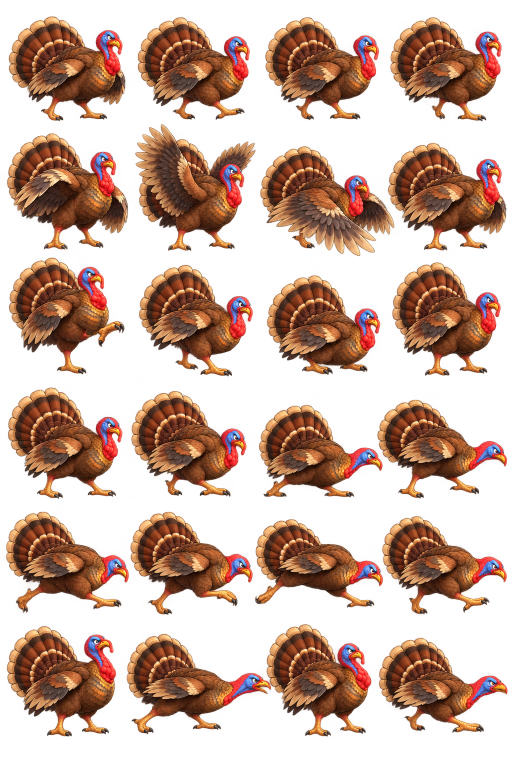
#> input picture art-recovery/turkey-original.png, 1024 x 1536 px, found by its file name (shown at 1/2 size)
$ python recut_turkey_original.py
#> lines starting #> are read from the running program, lines starting #| are printed output that depends on the picture
from pathlib import Path
from PIL import Image, ImageDraw
from scipy import ndimage
import numpy as np,json,hashlib
root=Path('/workspace/sites/poultry-yard-lab')
src=root/'art-recovery/turkey-original.png';out=root/'assets/birds-v2';out.mkdir(parents=True,exist_ok=True)
im=Image.open(src).convert('RGBA');a=np.array(im);alpha=a[:,:,3]
#> further down, im is the input picture: PIL image 1024x1536 RGBA; mean R, G, B, A 145.6, 89.7, 59.9, 111.4
lab,n=ndimage.label(alpha>128);objects=ndimage.find_objects(lab)
#> after `lab, n = ndimage.label(alpha > 128)`:
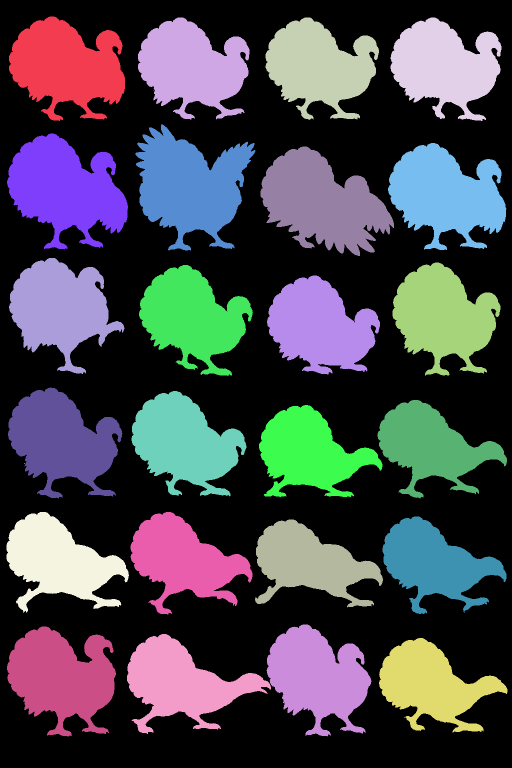
#> lab: shape (1536, 1024) int32 (shown at 1/2 size); 27 distinct labels, from 0 to 26; one colour per label, 0 black
#> after `lab, n = ndimage.label(alpha > 128)`: n = 26
#> after `objects = ndimage.find_objects(lab)`: objects = 26 items
cores=[]
for i,s in enumerate(objects):
 if s is not None and np.count_nonzero(lab[s]==i+1)>1000:
  ys,xs=np.where(lab==i+1);cores.append(dict(label=i+1,xc=float(xs.mean()),yc=float(ys.mean()),core_bounds=[int(xs.min()),int(ys.min()),int(xs.max()+1),int(ys.max()+1)]))
#> this loop made 26 passes
#> after the loop, cores = 24 items
assert len(cores)==24
cores.sort(key=lambda c:(int(c['yc']//256),c['xc']))
# Nearest full-opacity component assigns only overlap pixels to their own subject.
# All original RGBA within each padded source crop is retained, except pixels
# belonging to a different subject; no color-keying or background correction.
seed=np.zeros(alpha.shape,dtype=np.int16)
for j,c in enumerate(cores):seed[lab==c['label']]=j+1
#> this loop made 24 passes
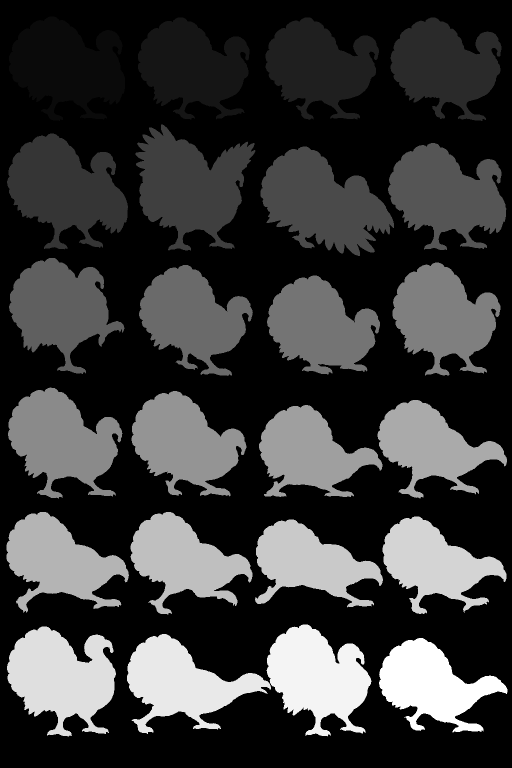
#> seed: shape (1536, 1024) int16 (shown at 1/2 size); min 0, max 24, mean 5.3; drawn with min black and max white
_,indices=ndimage.distance_transform_edt(seed==0,return_indices=True)
owner=seed[tuple(indices)]
names=['walk','wing-sweep','stomp','charge-prepare','charge-run','peck-series'];records=[]
canvas=Image.new('RGB',(1024,1656),'#9cab91');d=ImageDraw.Draw(canvas)
for k,c in enumerate(cores):
 row=k//4;col=k%4;x0,y0,x1,y1=c['core_bounds'];bounds=[max(0,x0-5),max(0,y0-5),min(im.width,x1+5),min(im.height,y1+5)]
 l,t,r,b=bounds;crop=a[t:b,l:r].copy();crop[owner[t:b,l:r]!=k+1]=0
 # Same source-pixel scale across all states. Align lowest opaque foot at y480.
 scale=1.4;w=round((r-l)*scale);h=round((b-t)*scale)
 sprite=Image.fromarray(crop).resize((w,h),Image.Resampling.LANCZOS)
 px=round((512-w)/2);py=480-round((y1-t)*scale)
 assert px>=0 and py>=0 and px+w<=512 and py+h<=512,(k,bounds,(px,py,w,h))
 frame=Image.new('RGBA',(512,512));frame.paste(sprite,(px,py))
 stem=f'turkey-{names[row]}-{col+1:02}'
 frame.save(out/(stem+'.png'));frame.save(out/(stem+'.webp'),lossless=True,method=6)
 records.append(dict(file=stem+'.png',source_bounds=bounds,core_bounds=c['core_bounds'],source_scale=scale,canvas=[512,512],paste=[px,py],feet_baseline=480,alpha_original=True))
 thumb=frame.resize((256,256));cx=col*256;cy=row*276;canvas.paste(thumb,(cx,cy),thumb);d.text((cx+3,cy+256),stem,fill='black')
#> this loop made 24 passes
#> (row, col, x0, y0, x1, y1, l, t) on passes 1 to 12: (0, 0, 18, 33, 250, 242, 13, 28), (0, 1, 276, 35, 499, 239, 271, 30), (0, 2, 531, 35, 758, 240, 526, 30), (0, 3, 781, 35, 1003, 242, 776, 30), (1, 0, 14, 267, 256, 499, 9, 262), (1, 1, 271, 249, 511, 501, 266, 244), (1, 2, 521, 293, 788, 512, 516, 288), (1, 3, 776, 286, 1013, 500, 771, 281), (2, 0, 18, 516, 249, 748, 13, 511), (2, 1, 278, 530, 506, 752, 273, 525), (2, 2, 534, 551, 760, 749, 529, 546), (2, 3, 785, 525, 1001, 751, 780, 520)
#> pass 1, `sprite=Image.fromarray(crop).resize((w,h),Image.Resampling.LANCZOS)`:
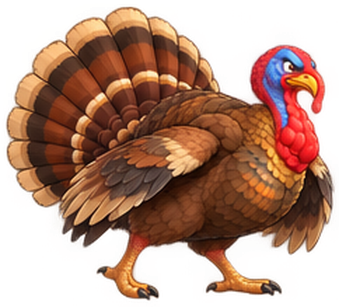
#> sprite: PIL image 339x307 RGBA; mean R, G, B, A 110, 56.8, 34.9, 148.9; transparent parts drawn white
#> pass 1, `frame.save(out / (stem + '.png'))`:
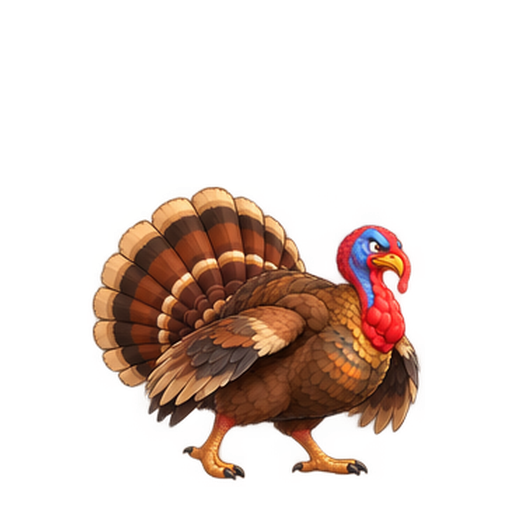
#> saved as turkey-walk-01.png: PIL image 512x512 RGBA; mean R, G, B, A 43.7, 22.6, 13.8, 59.1; transparent parts drawn white
#> after the loop:
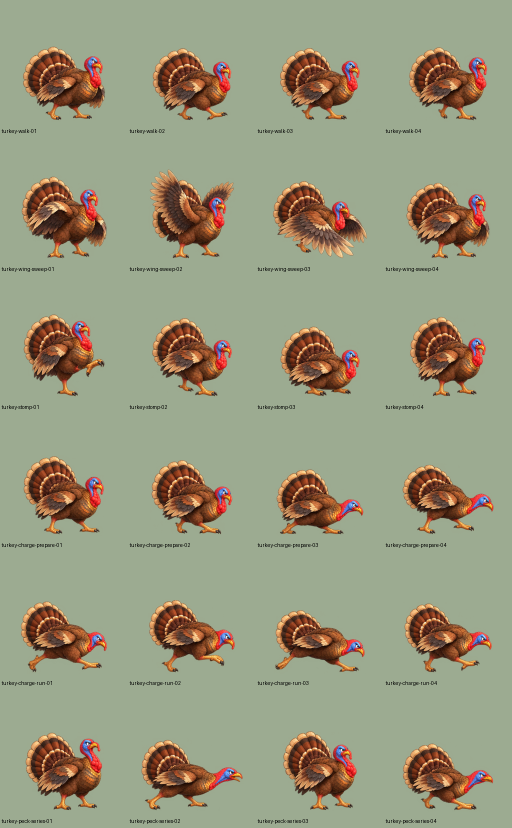
#> canvas: PIL image 1024x1656 RGB (shown at 1/2 size); mean R, G, B 151.9, 152.3, 126
#> after the loop:
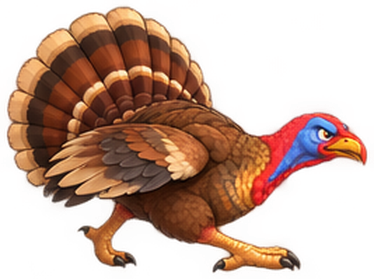
#> sprite: PIL image 374x279 RGBA; mean R, G, B, A 92.4, 48.2, 30.7, 117.6; transparent parts drawn white
#> after the loop:
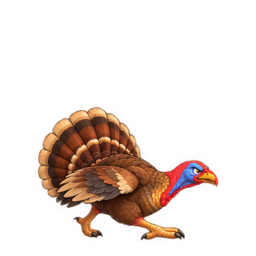
#> thumb: PIL image 256x256 RGBA; mean R, G, B, A 37, 19.4, 12.4, 46.8; transparent parts drawn white
#> after the loop, records = 24 items
canvas.save(root/'art-recovery/turkey-recut-contact-sheet.png')
manifest=dict(source=str(src.relative_to(root)),source_sha256=hashlib.sha256(src.read_bytes()).hexdigest(),source_size=list(im.size),method='24 alpha>128 connected-component cores; nearest-core subject ownership; unchanged RGBA colors and alpha within 5px padded source bounds; uniform 1.4x scaling; feet baseline y480',frames=records)
#> manifest = 5 items
(root/'art-recovery/turkey-source-bounds-manifest.json').write_text(json.dumps(manifest,indent=2))
#> (the run stopped early here; a loop or call above may not have finished)
